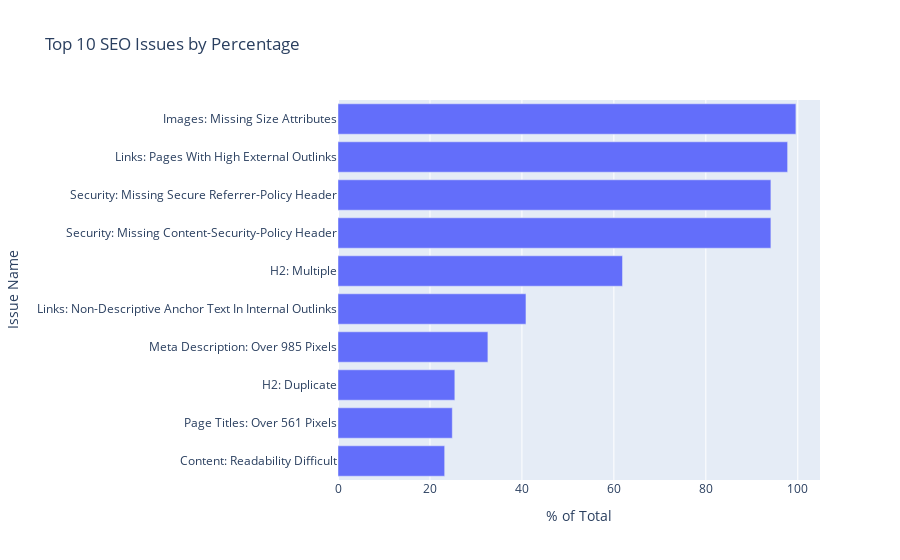

The cell this chart's notebook holds for it:
### Code cell
import plotly.express as px
import plotly.graph_objects as go
from plotly.subplots import make_subplots
import pandas as pd


fig3= px.bar(df.nlargest(10, '% of Total'), 
            x='% of Total', 
            y='Issue Name', 
            orientation='h',
            title='Top 10 SEO Issues by Percentage')
fig3.update_layout(yaxis={'categoryorder':'total ascending'})
fig3.show()

### Figure 1 — Plotly figure (JSON) as saved in the notebook; plotly's stock layout.template omitted (floating-point values rounded to 4 significant figures)
{"data": [{"alignmentgroup": "True", "hovertemplate": "% of Total=%{x}<br>Issue Name=%{y}<extra></extra>", "legendgroup": "", "marker": {"color": "#636efa", "pattern": {"shape": ""}}, "name": "", "offsetgroup": "", "orientation": "h", "showlegend": false, "textposition": "auto", "type": "bar", "x": [99.59, 97.79, 94.15, 94.15, 61.88, 40.88, 32.6, 25.41, 24.86, 23.2], "xaxis": "x", "y": ["Images: Missing Size Attributes", "Links: Pages With High External Outlinks", "Security: Missing Content-Security-Policy Header", "Security: Missing Secure Referrer-Policy Header", "H2: Multiple", "Links: Non-Descriptive Anchor Text In Internal Outlinks", "Meta Description: Over 985 Pixels", "H2: Duplicate", "Page Titles: Over 561 Pixels", "Content: Readability Difficult"], "yaxis": "y"}], "layout": {"barmode": "relative", "legend": {"tracegroupgap": 0}, "title": {"text": "Top 10 SEO Issues by Percentage"}, "xaxis": {"anchor": "y", "domain": [0, 1], "title": {"text": "% of Total"}}, "yaxis": {"anchor": "x", "categoryorder": "total ascending", "domain": [0, 1], "title": {"text": "Issue Name"}}}}
